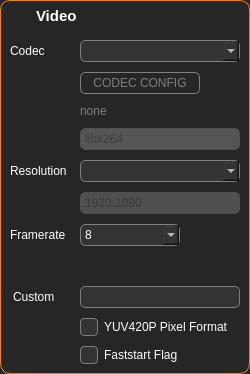
                 <widget class="QFrame" name="v_frame">
                  <property name="enabled">
                   <bool>true</bool>
                  </property>
                  <property name="minimumSize">
                   <size>
                    <width>250</width>
                    <height>0</height>
                   </size>
                  </property>
                  <property name="maximumSize">
                   <size>
                    <width>16777215</width>
                    <height>800</height>
                   </size>
                  </property>
                  <property name="styleSheet">
                   <string notr="true">QFrame {
	background-color: #262626;
	border: 1px solid #f77f00;
	border-radius: 10px;
}</string>
                  </property>
                  <property name="frameShape">
                   <enum>QFrame::StyledPanel</enum>
                  </property>
                  <property name="frameShadow">
                   <enum>QFrame::Raised</enum>
                  </property>
                  <layout class="QVBoxLayout" name="verticalLayout_5">
                   <property name="spacing">
                    <number>0</number>
                   </property>
                   <property name="leftMargin">
                    <number>0</number>
                   </property>
                   <property name="topMargin">
                    <number>0</number>
                   </property>
                   <property name="rightMargin">
                    <number>0</number>
                   </property>
                   <property name="bottomMargin">
                    <number>0</number>
                   </property>
                   <item>
                    <widget class="QFrame" name="v_title_frame">
                     <property name="minimumSize">
                      <size>
                       <width>0</width>
                       <height>30</height>
                      </size>
                     </property>
                     <property name="maximumSize">
                      <size>
                       <width>16777215</width>
                       <height>30</height>
                      </size>
                     </property>
                     <property name="styleSheet">
                      <string notr="true">QFrame {
	background-color: none;
	border: none;
	border-radius: none;
}</string>
                     </property>
                     <property name="frameShape">
                      <enum>QFrame::NoFrame</enum>
                     </property>
                     <property name="frameShadow">
                      <enum>QFrame::Plain</enum>
                     </property>
                     <layout class="QHBoxLayout" name="horizontalLayout_5">
                      <property name="spacing">
                       <number>3</number>
                      </property>
                      <property name="leftMargin">
                       <number>2</number>
                      </property>
                      <property name="topMargin">
                       <number>0</number>
                      </property>
                      <property name="rightMargin">
                       <number>0</number>
                      </property>
                      <property name="bottomMargin">
                       <number>0</number>
                      </property>
                      <item>
                       <widget class="QLabel" name="v_icon">
                        <property name="minimumSize">
                         <size>
                          <width>30</width>
                          <height>30</height>
                         </size>
                        </property>
                        <property name="maximumSize">
                         <size>
                          <width>30</width>
                          <height>30</height>
                         </size>
                        </property>
                        <property name="pixmap">
                         <pixmap resource="../resources/resources.qrc">:/icons/icons/camera_white_24dp.svg</pixmap>
                        </property>
                        <property name="alignment">
                         <set>Qt::AlignCenter</set>
                        </property>
                       </widget>
                      </item>
                      <item>
                       <widget class="QLabel" name="v_title">
                        <property name="minimumSize">
                         <size>
                          <width>0</width>
                          <height>30</height>
                         </size>
                        </property>
                        <property name="maximumSize">
                         <size>
                          <width>16777215</width>
                          <height>30</height>
                         </size>
                        </property>
                        <property name="styleSheet">
                         <string notr="true">QLabel {
	color: white;
	font-family: &quot;Segoe UI&quot;;
	font-size: 11pt;
	font-weight: bold;
}</string>
                        </property>
                        <property name="text">
                         <string>Video</string>
                        </property>
                        <property name="wordWrap">
                         <bool>false</bool>
                        </property>
                       </widget>
                      </item>
                     </layout>
                    </widget>
                   </item>
                   <item>
                    <widget class="QFrame" name="v_contents_frame">
                     <property name="styleSheet">
                      <string notr="true">QFrame {
	background-color: none;
	border: none;
	border-radius: none;
}</string>
                     </property>
                     <property name="frameShape">
                      <enum>QFrame::NoFrame</enum>
                     </property>
                     <property name="frameShadow">
                      <enum>QFrame::Raised</enum>
                     </property>
                     <layout class="QVBoxLayout" name="verticalLayout_6">
                      <property name="spacing">
                       <number>10</number>
                      </property>
                      <item alignment="Qt::AlignTop">
                       <widget class="QFrame" name="v_form">
                        <property name="maximumSize">
                         <size>
                          <width>16777215</width>
                          <height>16777215</height>
                         </size>
                        </property>
                        <property name="frameShape">
                         <enum>QFrame::NoFrame</enum>
                        </property>
                        <property name="frameShadow">
                         <enum>QFrame::Raised</enum>
                        </property>
                        <layout class="QFormLayout" name="formLayout_2">
                         <property name="horizontalSpacing">
                          <number>10</number>
                         </property>
                         <property name="verticalSpacing">
                          <number>10</number>
                         </property>
                         <property name="leftMargin">
                          <number>0</number>
                         </property>
                         <property name="topMargin">
                          <number>0</number>
                         </property>
                         <property name="rightMargin">
                          <number>0</number>
                         </property>
                         <property name="bottomMargin">
                          <number>0</number>
                         </property>
                         <item row="0" column="0">
                          <widget class="QLabel" name="vcodec_label">
                           <property name="minimumSize">
                            <size>
                             <width>60</width>
                             <height>0</height>
                            </size>
                           </property>
                           <property name="font">
                            <font>
                             <family>Segoe UI</family>
                            </font>
                           </property>
                           <property name="styleSheet">
                            <string notr="true">color: white;</string>
                           </property>
                           <property name="text">
                            <string>Codec</string>
                           </property>
                           <property name="alignment">
                            <set>Qt::AlignLeading|Qt::AlignLeft|Qt::AlignVCenter</set>
                           </property>
                           <property name="buddy">
                            <cstring>i_preinput_input</cstring>
                           </property>
                          </widget>
                         </item>
                         <item row="0" column="1">
                          <widget class="QComboBox" name="vcodec_combo">
                           <property name="minimumSize">
                            <size>
                             <width>0</width>
                             <height>22</height>
                            </size>
                           </property>
                           <property name="font">
                            <font>
                             <family>Segoe UI</family>
                            </font>
                           </property>
                           <property name="styleSheet">
                            <string notr="true">QComboBox {
	background-color: #333333;
	color: white;
	border: 1px solid #7f7f7f;
	border-radius: 5px;
	padding: 2px;
	padding-left: 4px;

}

QComboBox:disabled{
	background-color: rgb(80, 80, 80);
	color: #262626;
	border-color: rgb(80, 80, 80);
}

QComboBox:hover {
	border: 1px solid #f77f00;
}

QComboBox:focus {
	border: 1px solid #f77f00;
}

QComboBox::drop-down {
	background: none;
	outline: none;
}

</string>
                           </property>
                           <property name="currentIndex">
                            <number>-1</number>
                           </property>
                          </widget>
                         </item>
                         <item row="4" column="0">
                          <widget class="QLabel" name="v_res_label">
                           <property name="minimumSize">
                            <size>
                             <width>60</width>
                             <height>0</height>
                            </size>
                           </property>
                           <property name="font">
                            <font>
                             <family>Segoe UI</family>
                            </font>
                           </property>
                           <property name="styleSheet">
                            <string notr="true">color: white;</string>
                           </property>
                           <property name="text">
                            <string>Resolution</string>
                           </property>
                           <property name="alignment">
                            <set>Qt::AlignLeading|Qt::AlignLeft|Qt::AlignVCenter</set>
                           </property>
                           <property name="buddy">
                            <cstring>i_preinput_input</cstring>
                           </property>
                          </widget>
                         </item>
                         <item row="4" column="1">
                          <widget class="QComboBox" name="v_res_combo">
                           <property name="minimumSize">
                            <size>
                             <width>0</width>
                             <height>22</height>
                            </size>
                           </property>
                           <property name="font">
                            <font>
                             <family>Segoe UI</family>
                            </font>
                           </property>
                           <property name="styleSheet">
                            <string notr="true">QComboBox {
	background-color: #333333;
	color: white;
	border: 1px solid #7f7f7f;
	border-radius: 5px;
	padding: 2px;
	padding-left: 4px;

}

QComboBox:disabled{
	background-color: rgb(80, 80, 80);
	color: #262626;
	border-color: rgb(80, 80, 80);
}

QComboBox:hover {
	border: 1px solid #f77f00;
}

QComboBox:focus {
	border: 1px solid #f77f00;
}

QListView {
	background-color: #333333;
}</string>
                           </property>
                          </widget>
                         </item>
                         <item row="5" column="0">
                          <widget class="QLabel" name="label_2">
                           <property name="text">
                            <string/>
                           </property>
                          </widget>
                         </item>
                         <item row="5" column="1">
                          <widget class="QLineEdit" name="v_res_input">
                           <property name="enabled">
                            <bool>false</bool>
                           </property>
                           <property name="styleSheet">
                            <string notr="true">QLineEdit {
	background-color: #333333;
	color: white;
	border: 1px solid #7f7f7f;
	border-radius: 5px;
	padding: 2px;

}

QLineEdit:hover {
	border: 1px solid #f77f00;
}

QLineEdit:focus {
	border: 1px solid #f77f00;
}

QLineEdit:disabled {
	background-color: rgb(80, 80, 80);
	color: #262626;
	border-color: rgb(80, 80, 80);

}</string>
                           </property>
                           <property name="placeholderText">
                            <string>1920:1080</string>
                           </property>
                          </widget>
                         </item>
                         <item row="6" column="0">
                          <widget class="QLabel" name="v_fps_label">
                           <property name="minimumSize">
                            <size>
                             <width>60</width>
                             <height>0</height>
                            </size>
                           </property>
                           <property name="font">
                            <font>
                             <family>Segoe UI</family>
                            </font>
                           </property>
                           <property name="styleSheet">
                            <string notr="true">color: white</string>
                           </property>
                           <property name="text">
                            <string>Framerate</string>
                           </property>
                           <property name="alignment">
                            <set>Qt::AlignLeading|Qt::AlignLeft|Qt::AlignVCenter</set>
                           </property>
                          </widget>
                         </item>
                         <item row="6" column="1">
                          <widget class="QComboBox" name="v_fps_combo">
                           <property name="minimumSize">
                            <size>
                             <width>0</width>
                             <height>22</height>
                            </size>
                           </property>
                           <property name="maximumSize">
                            <size>
                             <width>100</width>
                             <height>16777215</height>
                            </size>
                           </property>
                           <property name="font">
                            <font>
                             <family>Segoe UI</family>
                            </font>
                           </property>
                           <property name="styleSheet">
                            <string notr="true">QComboBox {
	background-color: #333333;
	color: white;
	border: 1px solid #7f7f7f;
	border-radius: 5px;
	padding: 2px;
	padding-left: 4px;

}

QComboBox:disabled{
	background-color: rgb(80, 80, 80);
	color: #262626;
	border-color: rgb(80, 80, 80);
}

QComboBox:hover {
	border: 1px solid #f77f00;
}

QComboBox:focus {
	border: 1px solid #f77f00;
}

QComboBox::drop-down {
	background-color: none;
	outline: none;
}

QListView {
	background-color: #333333;
}</string>
                           </property>
                           <property name="maxVisibleItems">
                            <number>12</number>
                           </property>
                           <item>
                            <property name="text">
                             <string>8</string>
                            </property>
                           </item>
                           <item>
                            <property name="text">
                             <string>12</string>
                            </property>
                           </item>
                           <item>
                            <property name="text">
                             <string>23.976</string>
                            </property>
                           </item>
                           <item>
                            <property name="text">
                             <string>24</string>
                            </property>
                           </item>
                           <item>
                            <property name="text">
                             <string>25</string>
                            </property>
                           </item>
                           <item>
                            <property name="text">
                             <string>29.97</string>
                            </property>
                           </item>
                           <item>
                            <property name="text">
                             <string>30</string>
                            </property>
                           </item>
                           <item>
                            <property name="text">
                             <string>50</string>
                            </property>
                           </item>
                           <item>
                            <property name="text">
                             <string>59.94</string>
                            </property>
                           </item>
                           <item>
                            <property name="text">
                             <string>60</string>
                            </property>
                           </item>
                          </widget>
                         </item>
                         <item row="7" column="0">
                          <widget class="QLabel" name="v_add_label">
                           <property name="minimumSize">
                            <size>
                             <width>60</width>
                             <height>0</height>
                            </size>
                           </property>
                           <property name="font">
                            <font>
                             <family>Segoe UI</family>
                            </font>
                           </property>
                           <property name="styleSheet">
                            <string notr="true">color:white;
margin-top: 30px;</string>
                           </property>
                           <property name="text">
                            <string>Custom</string>
                           </property>
                           <property name="margin">
                            <number>-1</number>
                           </property>
                          </widget>
                         </item>
                         <item row="7" column="1">
                          <widget class="QLineEdit" name="v_custom_input">
                           <property name="enabled">
                            <bool>true</bool>
                           </property>
                           <property name="styleSheet">
                            <string notr="true">QLineEdit {
	background-color: #333333;
	color: white;
	border: 1px solid #7f7f7f;
	border-radius: 5px;
	padding: 2px;
	margin-top: 30px;

}

QLineEdit:hover {
	border: 1px solid #f77f00;
}

QLineEdit:focus {
	border: 1px solid #f77f00;
}

QLineEdit:disabled {
	background-color: rgb(80, 80, 80);
	border-color: rgb(80, 80, 80);

}</string>
                           </property>
                          </widget>
                         </item>
                         <item row="8" column="0">
                          <widget class="QLabel" name="label_5">
                           <property name="text">
                            <string/>
                           </property>
                          </widget>
                         </item>
                         <item row="9" column="0">
                          <widget class="QLabel" name="label_6">
                           <property name="text">
                            <string/>
                           </property>
                          </widget>
                         </item>
                         <item row="9" column="1">
                          <widget class="QCheckBox" name="v_faststart_chk">
                           <property name="styleSheet">
                            <string notr="true">QCheckBox {
	color: white;
}

QCheckBox:disabled {
	color: #7f7f7f;

}

QCheckBox::indicator {
	background-color: #333333;
	border-radius: 4px;
	border: 1px solid #7f7f7f;
	width: 16px;
	height: 16px;
}

QCheckBox::indicator:disabled {
	background-color: rgb(80, 80, 80);
	color: #262626;
	border-color: rgb(80, 80, 80);
}

QCheckBox::indicator:hover {
	border: 1px solid #f77f00;
}

QCheckBox::indicator:pressed {
	border: 1px solid #f77f00;
	background-color: #222222;
}

QCheckBox::indicator:checked {
	image: url(:/icons/icons/check_white_18dp.svg)
}
</string>
                           </property>
                           <property name="text">
                            <string>Faststart Flag</string>
                           </property>
                          </widget>
                         </item>
                         <item row="1" column="0">
                          <widget class="QLabel" name="label_7">
                           <property name="text">
                            <string/>
                           </property>
                          </widget>
                         </item>
                         <item row="1" column="1">
                          <widget class="QPushButton" name="vcodec_config_btn">
                           <property name="minimumSize">
                            <size>
                             <width>0</width>
                             <height>22</height>
                            </size>
                           </property>
                           <property name="maximumSize">
                            <size>
                             <width>120</width>
                             <height>22</height>
                            </size>
                           </property>
                           <property name="styleSheet">
                            <string notr="true">QPushButton {
	color: #7f7f7f;
	background-color: none;
	border-radius: 5px;
	border: 1px solid #7f7f7f;
	padding: 0px;
}

QPushButton:hover {
	border: 1px solid #f77f00;
}

QPushButton:pressed {
	background-color: #f77f00;
	color: white;
}

QPushButton:disabled {
	background-color: #555555;
	color: #262626;
	border-color: rgb(80, 80, 80);

}

</string>
                           </property>
                           <property name="text">
                            <string>CODEC CONFIG</string>
                           </property>
                          </widget>
                         </item>
                         <item row="8" column="1">
                          <widget class="QCheckBox" name="v_yuv420_chk">
                           <property name="styleSheet">
                            <string notr="true">QCheckBox {
	color: white;
}

QCheckBox:disabled {
	color: #7f7f7f;

}

QCheckBox::indicator {
	background-color: #333333;
	border-radius: 4px;
	border: 1px solid #7f7f7f;
	width: 16px;
	height: 16px;
}

QCheckBox::indicator:disabled {
	background-color: rgb(80, 80, 80);
	color: #262626;
	border-color: rgb(80, 80, 80);
}

QCheckBox::indicator:hover {
	border: 1px solid #f77f00;
}

QCheckBox::indicator:pressed {
	border: 1px solid #f77f00;
	background-color: #222222;
}

QCheckBox::indicator:checked {
	image: url(:/icons/icons/check_white_18dp.svg)
}
</string>
                           </property>
                           <property name="text">
                            <string>YUV420P Pixel Format</string>
                           </property>
                          </widget>
                         </item>
                         <item row="3" column="1">
                          <widget class="QLineEdit" name="vcodec_input">
                           <property name="enabled">
                            <bool>false</bool>
                           </property>
                           <property name="styleSheet">
                            <string notr="true">QLineEdit {
	background-color: #333333;
	color: white;
	border: 1px solid #7f7f7f;
	border-radius: 5px;
	padding: 2px;

}

QLineEdit:hover {
	border: 1px solid #f77f00;
}

QLineEdit:focus {
	border: 1px solid #f77f00;
}

QLineEdit:disabled {
	background-color: #555555;
	color: #262626;
	border-color: rgb(80, 80, 80);

}

</string>
                           </property>
                           <property name="placeholderText">
                            <string>libx264</string>
                           </property>
                          </widget>
                         </item>
                         <item row="2" column="1">
                          <widget class="QLabel" name="vcodec_config_helper">
                           <property name="styleSheet">
                            <string notr="true">QLabel {
	color: #7f7f7f;
}

QLabel:hover {
	color: rgb(175, 175, 175);
}</string>
                           </property>
                           <property name="text">
                            <string>none</string>
                           </property>
                          </widget>
                         </item>
                        </layout>
                       </widget>
                      </item>
                     </layout>
                    </widget>
                   </item>
                  </layout>
                 </widget>
